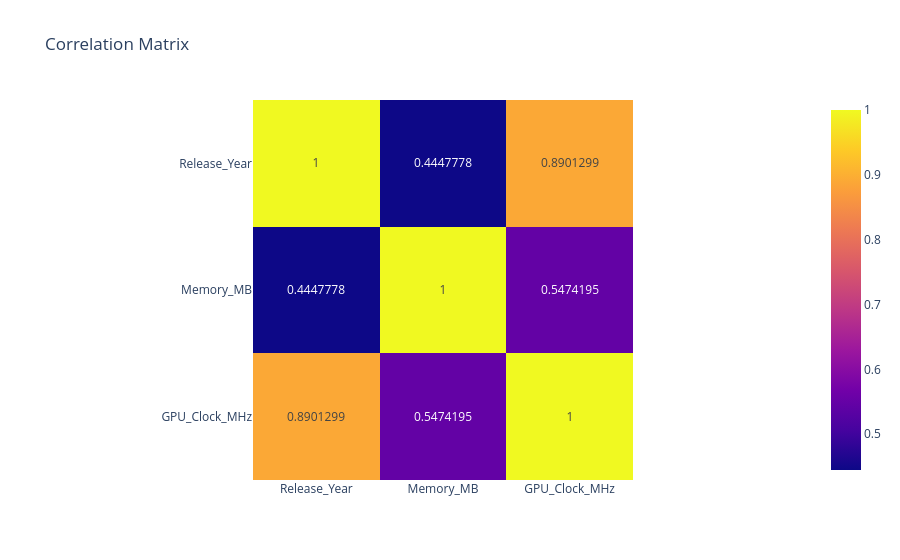

Source (notebook cell):
### Markdown cell above
## Clock Speed Evolution

GPU clock speeds increased steadily from the 1990s, peaking around 1,200 MHz in the mid-2010s before stabilizing as multi-core architectures became more important.

### Code cell
numeric_cols = ['Release_Year', 'Memory_MB', 'GPU_Clock_MHz']
corr_matrix = gpus[numeric_cols].corr()
fig = px.imshow(corr_matrix, text_auto=True, title='Correlation Matrix')
fig.show()

### Figure 1 — Plotly figure (JSON) as saved in the notebook; plotly's stock layout.template omitted (floating-point values rounded to 4 significant figures)
{"data": [{"coloraxis": "coloraxis", "hovertemplate": "x: %{x}<br>y: %{y}<br>color: %{z}<extra></extra>", "name": "0", "texttemplate": "%{z}", "type": "heatmap", "x": ["Release_Year", "Memory_MB", "GPU_Clock_MHz"], "xaxis": "x", "y": ["Release_Year", "Memory_MB", "GPU_Clock_MHz"], "yaxis": "y", "z": [[1.0, 0.4448, 0.8901], [0.4448, 1.0, 0.5474], [0.8901, 0.5474, 1.0]]}], "layout": {"coloraxis": {"colorscale": [[0, "#0d0887"], [0.1111, "#46039f"], [0.2222, "#7201a8"], [0.3333, "#9c179e"], [0.4444, "#bd3786"], [0.5556, "#d8576b"], [0.6667, "#ed7953"], [0.7778, "#fb9f3a"], [0.8889, "#fdca26"], [1, "#f0f921"]]}, "title": {"text": "Correlation Matrix"}, "xaxis": {"anchor": "y", "constrain": "domain", "domain": [0, 1], "scaleanchor": "y"}, "yaxis": {"anchor": "x", "autorange": "reversed", "constrain": "domain", "domain": [0, 1]}}}
